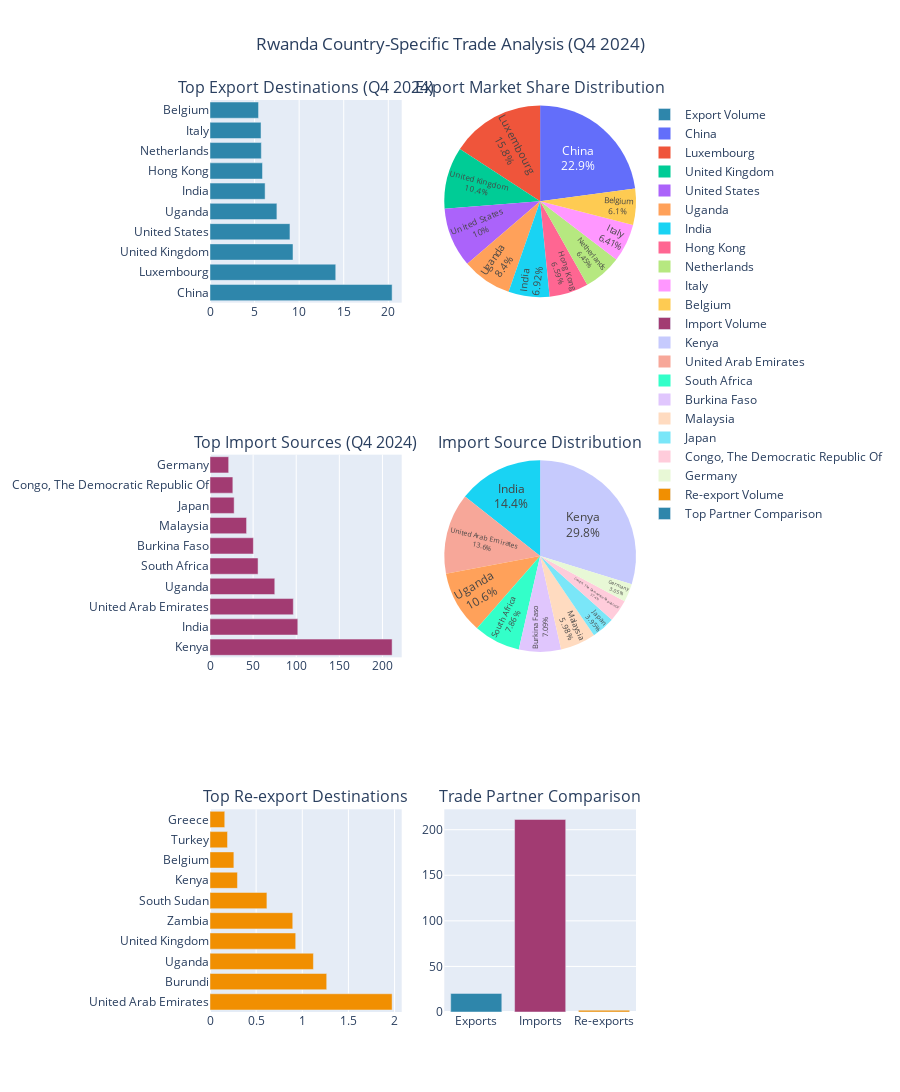

Here is the notebook cell this chart was saved with:
### Code cell
# Create comprehensive country analysis visualization - FIXED subplot issues
if all(sheet in cleaned_data for sheet in ['ExportCountry', 'ImportCountry', 'ReexportsCountry']):
    export_df = cleaned_data['ExportCountry']
    import_df = cleaned_data['ImportCountry']
    reexport_df = cleaned_data['ReexportsCountry']
    
    # Create comprehensive country analysis - FIXED subplot specs
    fig_countries = make_subplots(
        rows=3, cols=2,
        subplot_titles=(
            'Top Export Destinations (Q4 2024)',
            'Export Market Share Distribution',
            'Top Import Sources (Q4 2024)',
            'Import Source Distribution',
            'Top Re-export Destinations',
            'Trade Partner Comparison'
        ),
        specs=[[{"type": "bar"}, {"type": "domain"}],
               [{"type": "bar"}, {"type": "domain"}],
               [{"type": "bar"}, {"secondary_y": False}]]
    )
    
    # 1. Top Export Destinations
    top_exports = export_df.nlargest(10, 'q4_2024')
    fig_countries.add_trace(
        go.Bar(
            x=top_exports['q4_2024'],
            y=top_exports['country'],
            orientation='h',
            name='Export Volume',
            marker_color='#2E86AB'
        ),
        row=1, col=1
    )
    
    # 2. Export Market Share - FIXED: Pie chart in domain subplot
    fig_countries.add_trace(
        go.Pie(
            labels=top_exports['country'],
            values=top_exports['share_q4'],
            name='Export Share',
            textinfo='label+percent',
            textposition='inside'
        ),
        row=1, col=2
    )
    
    # 3. Top Import Sources
    top_imports = import_df.nlargest(10, 'q4_2024')
    fig_countries.add_trace(
        go.Bar(
            x=top_imports['q4_2024'],
            y=top_imports['country'],
            orientation='h',
            name='Import Volume',
            marker_color='#A23B72'
        ),
        row=2, col=1
    )
    
    # 4. Import Source Distribution - FIXED: Pie chart in domain subplot
    fig_countries.add_trace(
        go.Pie(
            labels=top_imports['country'],
            values=top_imports['share_q4'],
            name='Import Share',
            textinfo='label+percent',
            textposition='inside'
        ),
        row=2, col=2
    )
    
    # 5. Top Re-export Destinations
    top_reexports = reexport_df.nlargest(10, 'q4_2024')
    fig_countries.add_trace(
        go.Bar(
            x=top_reexports['q4_2024'],
            y=top_reexports['country'],
            orientation='h',
            name='Re-export Volume',
            marker_color='#F18F01'
        ),
        row=3, col=1
    )
    
    # 6. Trade Partner Comparison
    # Compare top partners across export, import, and re-export
    top_export_partner = top_exports.iloc[0]['country']
    top_import_partner = top_imports.iloc[0]['country']
    top_reexport_partner = top_reexports.iloc[0]['country']
    
    # Get values for comparison
    export_val = top_exports.iloc[0]['q4_2024']
    import_val = top_imports.iloc[0]['q4_2024']
    reexport_val = top_reexports.iloc[0]['q4_2024']
    
    fig_countries.add_trace(
        go.Bar(
            x=['Exports', 'Imports', 'Re-exports'],
            y=[export_val, import_val, reexport_val],
            name='Top Partner Comparison',
            marker_color=['#2E86AB', '#A23B72', '#F18F01']
        ),
        row=3, col=2
    )
    
    # Update layout
    fig_countries.update_layout(
        height=1200,
        title_text="Rwanda Country-Specific Trade Analysis (Q4 2024)",
        title_x=0.5,
        showlegend=True
    )
    
    fig_countries.show()
    
    print("✅ Country analysis visualization completed")
else:
    print("❌ Country data not available for visualization")

### Figure 1 — Plotly figure (JSON) as saved in the notebook; plotly's stock layout.template omitted (floating-point values rounded to 4 significant figures)
{"data": [{"marker": {"color": "#2E86AB"}, "name": "Export Volume", "orientation": "h", "type": "bar", "x": [20.43, 14.1, 9.311, 8.969, 7.504, 6.181, 5.889, 5.758, 5.722, 5.444], "xaxis": "x", "y": ["China", "Luxembourg", "United Kingdom", "United States", "Uganda", "India", "Hong Kong", "Netherlands", "Italy", "Belgium"], "yaxis": "y"}, {"domain": {"x": [0.55, 1], "y": [0.7778, 1]}, "labels": ["China", "Luxembourg", "United Kingdom", "United States", "Uganda", "India", "Hong Kong", "Netherlands", "Italy", "Belgium"], "name": "Export Share", "textinfo": "label+percent", "textposition": "inside", "type": "pie", "values": [3.015, 2.082, 1.374, 1.324, 1.108, 0.9124, 0.8692, 0.8499, 0.8447, 0.8037]}, {"marker": {"color": "#A23B72"}, "name": "Import Volume", "orientation": "h", "type": "bar", "x": [211.2, 101.8, 96.64, 75.13, 55.75, 50.32, 42.42, 28.01, 26.5, 21.65], "xaxis": "x2", "y": ["Kenya", "India", "United Arab Emirates", "Uganda", "South Africa", "Burkina Faso", "Malaysia", "Japan", "Congo, The Democratic Republic Of", "Germany"], "yaxis": "y2"}, {"domain": {"x": [0.55, 1], "y": [0.3889, 0.6111]}, "labels": ["Kenya", "India", "United Arab Emirates", "Uganda", "South Africa", "Burkina Faso", "Malaysia", "Japan", "Congo, The Democratic Republic Of", "Germany"], "name": "Import Share", "textinfo": "label+percent", "textposition": "inside", "type": "pie", "values": [12.96, 6.25, 5.931, 4.611, 3.421, 3.088, 2.603, 1.719, 1.626, 1.329]}, {"marker": {"color": "#F18F01"}, "name": "Re-export Volume", "orientation": "h", "type": "bar", "x": [1.973, 1.265, 1.121, 0.9287, 0.8966, 0.6167, 0.2975, 0.2585, 0.1899, 0.1599], "xaxis": "x3", "y": ["United Arab Emirates", "Burundi", "Uganda", "United Kingdom", "Zambia", "South Sudan", "Kenya", "Belgium", "Turkey", "Greece"], "yaxis": "y3"}, {"marker": {"color": ["#2E86AB", "#A23B72", "#F18F01"]}, "name": "Top Partner Comparison", "type": "bar", "x": ["Exports", "Imports", "Re-exports"], "xaxis": "x4", "y": [20.43, 211.2, 1.973], "yaxis": "y4"}], "layout": {"annotations": [{"font": {"size": 16}, "showarrow": false, "text": "Top Export Destinations (Q4 2024)", "x": 0.225, "xanchor": "center", "xref": "paper", "y": 1, "yanchor": "bottom", "yref": "paper"}, {"font": {"size": 16}, "showarrow": false, "text": "Export Market Share Distribution", "x": 0.775, "xanchor": "center", "xref": "paper", "y": 1, "yanchor": "bottom", "yref": "paper"}, {"font": {"size": 16}, "showarrow": false, "text": "Top Import Sources (Q4 2024)", "x": 0.225, "xanchor": "center", "xref": "paper", "y": 0.6111, "yanchor": "bottom", "yref": "paper"}, {"font": {"size": 16}, "showarrow": false, "text": "Import Source Distribution", "x": 0.775, "xanchor": "center", "xref": "paper", "y": 0.6111, "yanchor": "bottom", "yref": "paper"}, {"font": {"size": 16}, "showarrow": false, "text": "Top Re-export Destinations", "x": 0.225, "xanchor": "center", "xref": "paper", "y": 0.2222, "yanchor": "bottom", "yref": "paper"}, {"font": {"size": 16}, "showarrow": false, "text": "Trade Partner Comparison", "x": 0.775, "xanchor": "center", "xref": "paper", "y": 0.2222, "yanchor": "bottom", "yref": "paper"}], "height": 1200, "showlegend": true, "title": {"text": "Rwanda Country-Specific Trade Analysis (Q4 2024)", "x": 0.5}, "xaxis": {"anchor": "y", "domain": [0, 0.45]}, "xaxis2": {"anchor": "y2", "domain": [0, 0.45]}, "xaxis3": {"anchor": "y3", "domain": [0, 0.45]}, "xaxis4": {"anchor": "y4", "domain": [0.55, 1]}, "yaxis": {"anchor": "x", "domain": [0.7778, 1]}, "yaxis2": {"anchor": "x2", "domain": [0.3889, 0.6111]}, "yaxis3": {"anchor": "x3", "domain": [0, 0.2222]}, "yaxis4": {"anchor": "x4", "domain": [0, 0.2222]}}}
